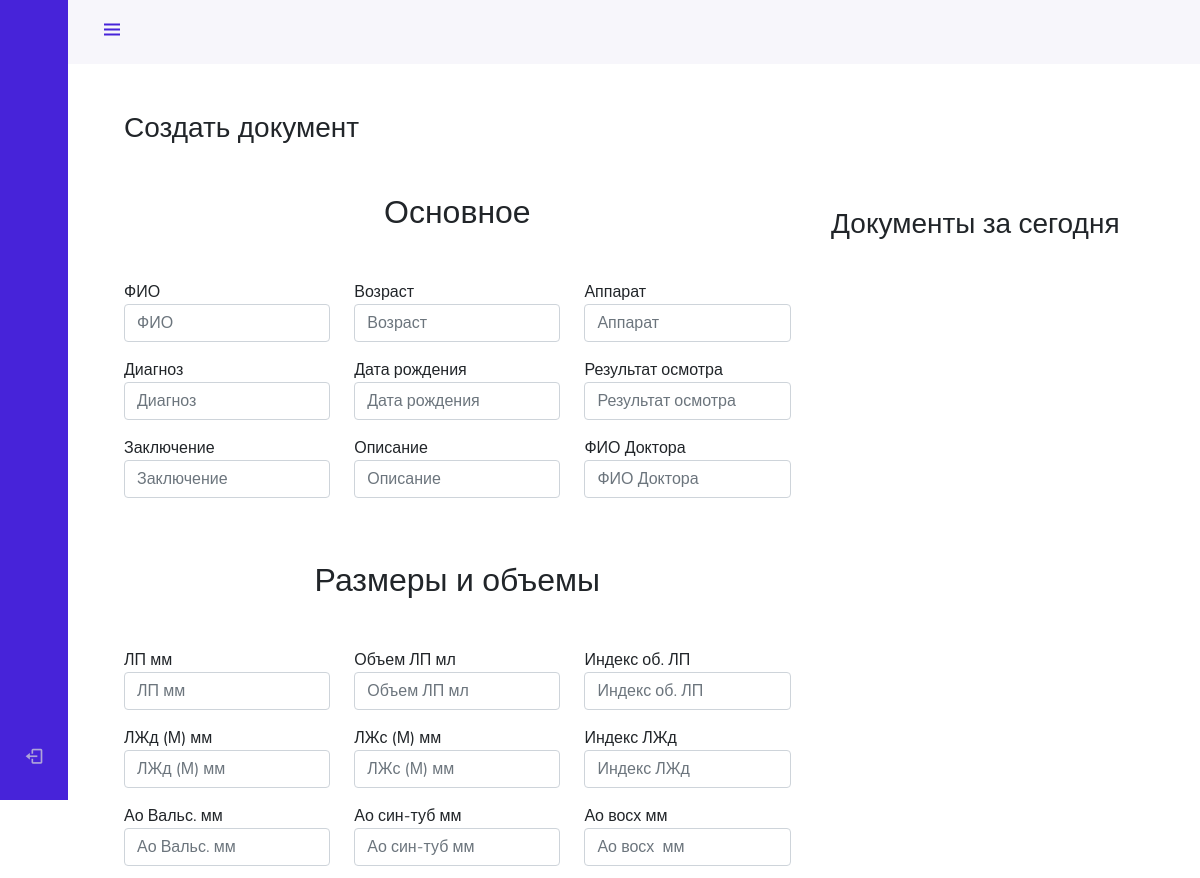
Page /doc/ (upper part) on the earlier database version.
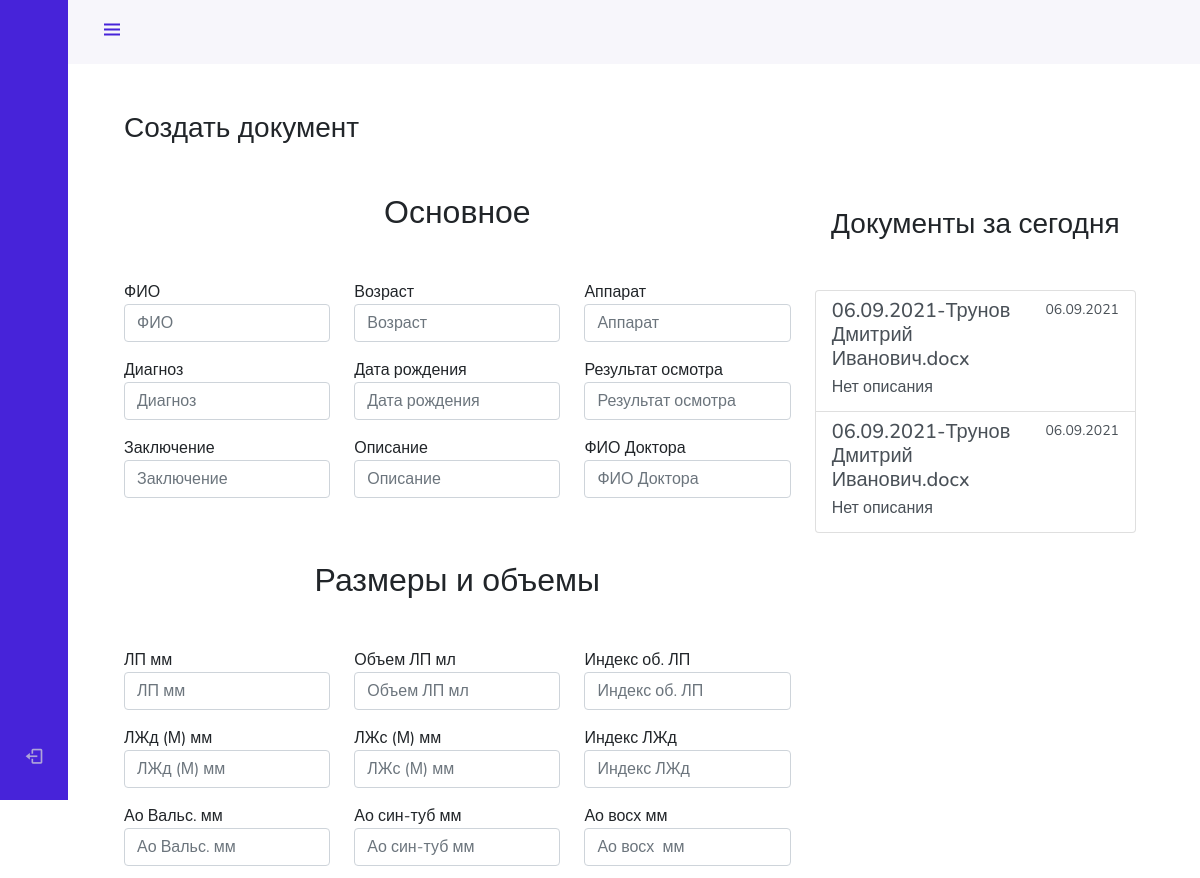
Same page on the later database version.
### app/src/database.py (models this page shows)
class Document(db.Model):
    __tablename__ = 'docs'
    id = db.Column(db.Integer, primary_key=True)
    path = db.Column(db.String(255))
    date = db.Column(db.String(255))
    desc = db.Column(db.String(255), default='Нет описания')

### app/blocks/doc.py (the view)
@bp_doc.route('/')
def index():
    docs = []
    patients = []
    for i in Document.query.filter(Document.date.endswith(current_date)):
        docs.append(i)
    for i in Patient.query.all():
        patients.append(i.full_name)
    return render_template('doc/doc.html', docs=docs, patients=patients)

### app/templates/doc/doc.html (shortened to what this page needs)
{% extends 'base/base.html' %}
{% block content %}
<div class="container w-100 h-100">
    <div class="row w-100 h-100">
        <div class="col-sm-8">
            <h3 class="mb-5">Создать документ</h3>
            <h2 class='text-center my-5'>Основное</h2>
            <form action="sender" method="post">
                <div class="row">
                    <div class="col-md-4 mb-3">
                        <label for="validationDefault01">ФИО</label>
                        <input type="text"  name='fio' list="patients"  class="form-control" id="validationDefault01" placeholder="ФИО" required>
                    </div>
                    <div class="col-md-4 mb-3">
                        <label for="validationDefault02">Возраст</label>
                        <input type="text" name="age" class="form-control" id="validationDefault02" placeholder="Возраст" required>
                    </div>
                     <div class="col-md-4 mb-3">
                        <label for="validationDefault02">Аппарат</label>
                        <input type="text" name="apparate" class="form-control" id="validationDefault02" placeholder="Аппарат" required>
                    </div>
                    <div class="col-md-4 mb-3">
                        <label for="validationDefault02">Диагноз</label>
                        <input type="text" name="diagnoz" class="form-control" id="validationDefault02" placeholder="Диагноз" required>
                    </div>
                    <div class="col-md-4 mb-3">
                        <label for="validationDefault02">Дата рождения</label>
                        <input type="text" name="birthday" class="form-control" id="validationDefault02" placeholder="Дата рождения" required>
                    </div>
                    <div class="col-md-4 mb-3">
                        <label for="validationDefault02">Результат осмотра</label>
                        <input type="text" name="osmotr" class="form-control" id="validationDefault02" placeholder="Результат осмотра" required>
                    </div>
                    <div class="col-md-4 mb-3">
                        <label for="validationDefault02">Заключение</label>
                        <input type="text" name="end" class="form-control" id="validationDefault02" placeholder="Заключение" required>
                    </div>
                    <div class="col-md-4 mb-3">
                        <label for="validationDefault02">Описание</label>
                        <input type="text" name="desc" class="form-control" id="validationDefault02" placeholder="Описание" required>
                    </div>
                    <div class="col-md-4 mb-3">
                        <label for="validationDefault02">ФИО Доктора</label>
                        <input type="text" name="doctor_full_name" class="form-control" id="validationDefault02" placeholder="ФИО Доктора" required>
                    </div>
                    <h2 class='text-center my-5'>Размеры и объемы</h2>
                    <div class="col-md-4 mb-3">
                        <label for="validationDefault02">ЛП мм</label>
                        <input type="text" name="lp" class="form-control" id="validationDefault02" placeholder="ЛП мм" >
                    </div>
                    <div class="col-md-4 mb-3">
                        <label for="validationDefault02">Объем ЛП мл</label>
                        <input type="text" name="lp_full" class="form-control" id="validationDefault02" placeholder="Объем ЛП мл" >
                    </div>
                    <div class="col-md-4 mb-3">
                        <label for="validationDefault02">Индекс об. ЛП</label>
                        <input type="text" name="lp_index" class="form-control" id="validationDefault02" placeholder="Индекс об. ЛП" >
                    </div>
                    <div class="col-md-4 mb-3">
                        <label for="validationDefault02">ЛЖд (М) мм</label>
                        <input type="text" name="lzd" class="form-control" id="validationDefault02" placeholder="ЛЖд (М) мм" >
                    </div>
                    <div class="col-md-4 mb-3">
                        <label for="validationDefault02">ЛЖс (М) мм</label>
                        <input type="text" name="lzs" class="form-control" id="validationDefault02" placeholder="ЛЖс (М) мм" >
                    </div>
                    <div class="col-md-4 mb-3">
                        <label for="validationDefault02">Индекс ЛЖд</label>
                        <input type="text" name="lzd_index" class="form-control" id="validationDefault02" placeholder="Индекс ЛЖд" >
                    </div>
                    <div class="col-md-4 mb-3">
                        <label for="validationDefault02">Ао Вальс. мм</label>
                        <input type="text" name="vals" class="form-control" id="validationDefault02" placeholder="Ао Вальс. мм" >
                    </div>
                    <div class="col-md-4 mb-3">
                        <label for="validationDefault02">Ао син-туб мм </label>
                        <input type="text" name="sin" class="form-control" id="validationDefault02" placeholder="Ао син-туб мм " >
                    </div>
                    <div class="col-md-4 mb-3">
                        <label for="validationDefault02">Ао восх  мм</label>
                        <input type="text" name="vos" class="form-control" id="validationDefault02" placeholder="Ао восх  мм" >
                    </div>
                </div>
                </div>
        <div class="col-sm-4 mt-5">
            <h3 class="text-center mb-5 mt-5">Документы за сегодня</h3>
            <div class="list-group">
                {% for doc in docs %}
                    <a href="#" class="list-group-item list-group-item-action flex-column align-items-start">
                    <div class="d-flex w-100 justify-content-between">
                        <h5 id='path' class="mb-1">{{ doc.path }}</h5>
                        <small>{{ doc.date }}</small>
                    </div>
                    <p class="mb-1">{{ doc.desc }}</p>
                    </a>
                {% endfor %}
              </div>
        </div>
    </div>
    </div>
</div>
{% endblock %}

### app/templates/base/base.html (shortened to what this page needs)
<!DOCTYPE html>
<html lang="ru">
	<head>
        {% include 'base/links.html' %}
	</head>
	<body id="body-pd">
		{% include 'base/leftside.html' %}
		<div class="d-flex justify-content-center mt-5">
			<div class="container-sm mt-5">
				{% block content %} {% endblock %}
			</div>
	</body>
</html>

### app/templates/base/links.html
		<link href='https://cdn.jsdelivr.net/npm/bootstrap@5.0.0-beta1/dist/css/bootstrap.min.css' rel='stylesheet'>
        <link href='https://cdn.jsdelivr.net/npm/boxicons@latest/css/boxicons.min.css' rel='stylesheet'>
		<link rel="stylesheet" href="https://use.fontawesome.com/releases/v5.7.1/css/all.css">
		<link href="https://code.jquery.com/ui/jquery-ui-git.css" rel="stylesheet" />
		<link href="https://cdnjs.cloudflare.com/ajax/libs/toastr.js/2.0.1/css/toastr.css" rel="stylesheet"/>
		<link href="https://cdnjs.cloudflare.com/ajax/libs/bootstrap-datepicker/1.9.0/css/bootstrap-datepicker3.min.css" rel="stylesheet"/>

### app/templates/base/leftside.html (shortened to what this page needs)
    <header class="header" id="header">
        <div class="header_toggle"> <i class='bx bx-menu' id="header-toggle"></i> </div>
    </header>
    <div class="l-navbar" id="nav-bar">
        <nav class="nav">
            <a href="{{ url_for('login.logout') }}" class="nav_link">
                <i class='bx bx-log-out nav_icon'></i>
            </a>
        </nav>
    </div>

### app/templates/base/style.html (style rules this page uses)
:root { --header-height: 3rem; --nav-width: 68px; --first-color: #4723D9; --first-color-light: #AFA5D9; --white-color: #F7F6FB; --body-font: 'Nunito', sans-serif; --normal-font-size: 1rem; --z-fixed: 100 }
body { position: relative; margin: var(--header-height) 0 0 0; padding: 0 1rem; font-family: var(--body-font); font-size: var(--normal-font-size); transition: .5s }
a { text-decoration: none }
.header { width: 100%; height: var(--header-height); position: fixed; top: 0; left: 0; display: flex; align-items: center; justify-content: space-between; padding: 0 1rem; background-color: var(--white-color); z-index: var(--z-fixed); transition: .5s }
.header_toggle { color: var(--first-color); font-size: 1.5rem; cursor: pointer }
.l-navbar { position: fixed; top: 0; left: -30%; width: var(--nav-width); height: 100vh; background-color: var(--first-color); padding: .5rem 1rem 0 0; transition: .5s; z-index: var(--z-fixed) }
.nav { height: 100%; display: flex; flex-direction: column; justify-content: space-between; overflow: hidden }
.nav_logo, .nav_link { text-decoration: none; display: grid; grid-template-columns: max-content max-content; align-items: center; column-gap: 1rem; padding: .5rem 0 .5rem 1.5rem; transition: .3s; }
.nav_link { position: relative; color: var(--first-color-light); margin-bottom: 1.5rem; transition: .3s }
.nav_icon { font-size: 1.25rem }
@media screen and (min-width: 768px) { body { margin: calc(var(--header-height) + 1rem) 0 0 0; padding-left: calc(var(--nav-width) + 2rem) } }
@media screen and (min-width: 768px) { .header { height: calc(var(--header-height) + 1rem); padding: 0 2rem 0 calc(var(--nav-width) + 2rem) } }
@media screen and (min-width: 768px) { .l-navbar { left: 0; padding: 1rem 1rem 0 0 } }

Differences in the rows shown:
added Document: path "06.09.2021-Трунов Дмитрий Иванович.docx", date "06.09.2021", desc "Нет описания"
added Document: path "06.09.2021-Трунов Дмитрий Иванович.docx", date "06.09.2021", desc "Нет описания"
